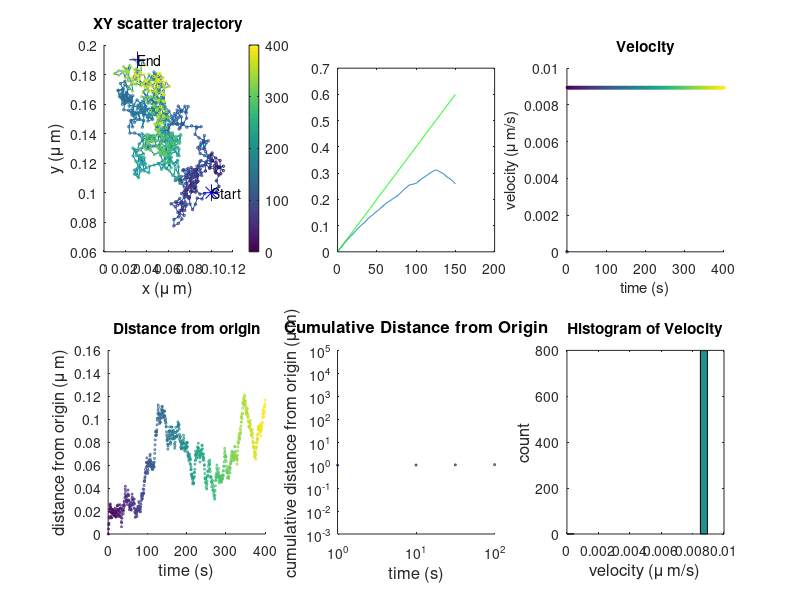

Write the MATLAB code that produced this figure. (Note: this script raises an error after producing the figure.)
clear all, clc, close all

%% Initiate parameters

%%%%%%%%%%%%%%%%%%%%%%%%%%%%%%%%%%%%%%%%%%%%%%%%%%%%%%%%%%%%%%%%%%%%%%%%%

start=[1 1];            % starting coordinates
num_steps=800;          % number of steps
D=1e-3;                 % diffusion constant ?m2/s             


dt=0.5;                     % time step
dx=0.1;                     % pixel size
step_size=sqrt(4*D*dt);     % D=(dx^2)/dt --> in ?m  
% step_size=sqrt(D/dt);

figure('Position',[200 400 900 650])
h=gcf;
set(h,'PaperOrientation','landscape');
%%%%%%%%%%%%%%%%%%%%%%%%%%%%%%%%%%%%%%%%%%%%%%%%%%%%%%%%%%%%%%%%%%%%%%%%%
%% Calculate random walk

pos = zeros(num_steps,2);
pos(1,1)=start(1);
pos(1,2)=start(2);
pos(1,3)=0;

a = 1;       % randomize angle
b = 360;  
angle = (b-a).*rand(num_steps,1) + a;

for k=2:num_steps;
    
    pos(k,1)=(pos(k-1,1))+sin(angle(k))*step_size;      % pos in ?m
    pos(k,2)=(pos(k-1,2))+cos(angle(k))*step_size;      % pos in ?m
    pos(k,3)=k*dt;                                      % time in seconds
    
end

%% Plot Data

subplot(2,3,1)
line(pos(:,1)*dx,pos(:,2)*dx);hold on;
scatter(pos(:,1)*dx,pos(:,2)*dx,3,pos(:,3));hold on;
plot(pos(1,1)*dx,pos(1,2)*dx,'*b','MarkerSize',12);hold on;
text(pos(1,1)*dx,pos(1,2)*dx, 'Start');
plot(pos(length(pos),1)*dx,pos(length(pos),2)*dx,'+b','MarkerSize',12);hold on;
text(pos(length(pos),1)*dx,pos(length(pos),2)*dx,'End');hold on;
title('XY scatter trajectory');
xlabel('x (\mu m)', 'FontSize',12);
ylabel('y (\mu m)', 'FontSize',12);

c=colorbar%('northoutside');


%% Plot displacement from origin

dcum = zeros(num_steps,1);
dcum(1,1)=0;

for k=2:num_steps;
    
    d(k,1)=sqrt(((pos(k,1)-pos(1,1))^2)+((pos(k,2)-pos(1,2))^2));

    dcum(k)=d(k)+dcum(k-1);
end

subplot(2,3,4)
scatter(pos(:,3),d*dx,2,pos(:,3));
title('Distance from origin');
xlabel('time (s)', 'FontSize',12);
ylabel('distance from origin (\mu m)', 'FontSize',12);

subplot(2,3,5)
scatter(pos(:,3),dcum*dx,2,pos(:,3));
set(gca,'xscale','log')
set(gca,'yscale','log')
axis([1 100 0.001 1e5])
title('Cumulative Distance from Origin', 'FontSize',12);
xlabel('time (s)', 'FontSize',12);
ylabel('cumulative distance from origin (\mu m)', 'FontSize',12);

% %% Calculate MSD (from Nathanael)
% 
% tab(:,1)=pos(:,3); %1:1:length(pos);
% tab(:,2)=pos(:,1);
% tab(:,3)=pos(:,2);
% X=tab(:,2:3);
% 
% % dx=0.1;     % pixel size
% % dt=0.5;       % time step
% 
% % X=data(:,2:3);
% 
% frame=tab(:,1);
% frame=frame-min(frame);           % if it does not start with 0
% % frame=frame/dt;                 % frame in sec
% N=(max(frame)-min(frame)+1);      % number of frames
% 
% msd=zeros(1,N);
% Time = [0:N-1]*dt;
% f=zeros(1,N);
% 
% 
% % Find the frames that have been recorded
% 
% for j=0:N
%     if ~isempty(find(frame==j))
%         f(j+1)=find(frame==j,1);
%     end
% end
% 
% 
% 
% for i=1:N-1
%     c=0;
%     
%     for j=0:N-i-1
%         if f(i+j+1)>0 && f(j+1)>0
%             c=c+1;
%             msd(i+1)=msd(i+1)+ sum((X(f(i+j+1),:)-X(f(j+1),:)).^2 );
%         end
%     end
%     if c>0
%         msd(i+1)=msd(i+1)/c;
%     end
% end
% 
% 
% % msd=msd*dx^2%/dt;
% 
% subplot(2,3,2)
% scatter(Time,msd);hold on;
% title('Mean square displacement');
% xlabel('time step', 'FontSize',12);
% ylabel('MSD (\mu m^2)', 'FontSize',12);
% %axis([0 50 0 5]);
% % legend('Nathanael');
% % set(leg2,'FontSize',12);
% hold on;
% 
% % clear dt;

%% My MSD

frame=pos(:,3);
frame=frame/dt; % random walk generate in s --> transform to frames
frame=frame-min(frame);

% i = frame --> Reihe
% j = gap; --> Spalte

msd=zeros(max(frame), 50);
msd2=zeros(50, 3);

for i=1:1:max(frame);    % for all frames
    vx=find(frame == i);
    
    if isempty(vx)==1; % if frame does not exist, skip   
    else
        
    
    for j=1:300; % time gap
    
    if vx+j>length(pos) || i+j~=frame(vx+j) % if point plus gap exeeds lentgh, skip
    
        msd(i,j)=0;
    
    else
        
        msd(i,j)=((pos(vx,1)-pos(vx+j,1))^2)+((pos(vx,2)-pos(vx+j,2))^2);
    
%         msd2(j,1)=j;
%         msd2(j,2)=mean(nonzeros(msd(:,j)));
%         msd2(j,3)=std(nonzeros(msd(:,j)));
    end
    
    end
        
    end
    
end

for m=1:300;
    
        msd2(m,1)=m;
        msd2(m,2)=mean(nonzeros(msd(:,m)));
        msd2(m,3)=std(nonzeros(msd(:,m)));
        
end


msd2(:,4)=msd2(:,2);        % mean msd per second
msd2(:,5)=msd2(:,1)*dt;     % lag time in second
msd2(:,6)=msd2(:,3);        % error msd per second

subplot(2,3,2)
% scatter(msd2(:,5),msd2(:,4)); hold on;
% errorbar(msd2(:,5),msd2(:,4),msd2(:,6)); hold on;
plot(msd2(:,5),msd2(:,4)); hold on;
plot(msd2(:,5),4*D*msd2(:,5),'-g')

%% Velocity

vel=zeros(length(pos),1);

for k=2:num_steps;
    
    vel(k,1)=sqrt(((pos(k,1)-pos(k-1,1))^2)+((pos(k,2)-pos(k-1,2))^2));

    
end

vel=vel*dx/dt; % vel in ?m/s
subplot(2,3,3)
scatter(pos(:,3),vel,3,pos(:,3));
title('Velocity');
xlabel('time (s)');
ylabel('velocity (\mu m/s)');


subplot(2,3,6)
hist(vel,20)
title('Histogram of Velocity');
xlabel('velocity (\mu m/s)', 'FontSize',12);
ylabel('count', 'FontSize',12);

%% Calculate confinement

% generate variable frame

frame=pos(:,3);             % time step in seconds
frame=frame/dt;             % time step in frames
frame=frame-min(frame);     % starting from 0
frame(1,1)=1;               % starting from 1

% i = frame --> Reihe
% j = gap; --> Spalte

prob=[];    %zeros(max(frame), 5);
prob2=[];   %zeros(5, 2);
d=[];
vx=[];
vy=[];


for i=1:max(frame)-4;    % for all frames
    vx=find(frame == i);
    
    if isempty(vx)==1;                   % if frame does not exist, skip   
    else
        
    c=1; 
    for j=1:30;                                         % segment length
          
        vy=find(frame <= (i+j) & frame >= i );         % select segment
        subset(:,1)=pos(vy);                           % define segment as subset
        subset(:,2)=pos(vy,2);
        
        if length(vy)==1;   % if subset is only 1 frame --> distance is 0
                     R=0;
        else    
        
            for k=2:length(subset);
            
                 d(k,1)=sqrt(((subset(k,1)-subset(1,1))^2)+((subset(k,2)-subset(1,2))^2));   
                 R=max(d);
        
            end
        
                                                                % maximum distance within subset
        prob(i:(i+j),c)=0.2048-2.5117*((D*j)./(R^2));               % probability within subset

        clear subset
        end
    
    c=c+1;    
        
    end
    clear vx vy R d c;
    
    end
   
end
clear subset

for l=1:length(prob)
    
prob2(l,1)=l;
prob2(l,2)=mean(nonzeros(prob(l,:))); % this is omega

end


L=[];

for i=1:length(prob2)
    
    if 10.^(prob2(i,2))>0.1
       L(i,1)=0;
       
    else
        
        L(i,1)=((prob2(i,2))*(-1)-1);
        
    end
L(i,2)=i;
    
end

s1=smooth(D*prob2(:,1)*dt,prob2(:,2),0.05,'loess');
s2=smooth(prob2(:,1)*dt,10.^(prob2(:,2)),0.05,'loess');
s3=smooth(L(:,2)*dt, L(:,1),0.05,'loess');


figure('Position',[200 20 900 300])
h=gcf;
set(h,'PaperOrientation','landscape');

subplot(1,3,1)
plot(D*prob2(:,1)*dt,prob2(:,2));hold on;
plot(D*prob2(:,1)*dt,s1,'-r');
xlabel('Dt/R^2','FontSize',12);
ylabel('mean log(\psi)','FontSize',12);

subplot(1,3,2)
plot(prob2(:,1)*dt,10.^(prob2(:,2)));hold on;
plot(prob2(:,1)*dt,s2,'-r');
xlabel('time (s)','FontSize',12);
ylabel('mean \psi','FontSize',12);

subplot(1,3,3)
plot(L(:,2)*dt, L(:,1)); hold on;
plot(L(:,2)*dt, s3,'-r');       
xlabel('time (s)','FontSize',12);
ylabel('probability level L','FontSize',12);


%% Smoothed curves

figure('Position',[200 20 900 300])
h=gcf;
set(h,'PaperOrientation','landscape');

subplot(1,3,1)
% plot(D*prob2(:,1)*dt,prob2(:,2));hold on;
plot(D*prob2(:,1)*dt,s1,'-r');
xlabel('Dt/R^2','FontSize',12);
ylabel('mean log(\psi)','FontSize',12);

subplot(1,3,2)
% plot(prob2(:,1)*dt,10.^(prob2(:,2)));hold on;
plot(prob2(:,1)*dt,s2,'-r');
xlabel('time (s)','FontSize',12);
ylabel('mean \psi','FontSize',12);

subplot(1,3,3)
% plot(L(:,2)*dt, L(:,1)); hold on;
plot(L(:,2)*dt, s3,'-r');       
xlabel('time (s)','FontSize',12);
ylabel('probability level L','FontSize',12);
